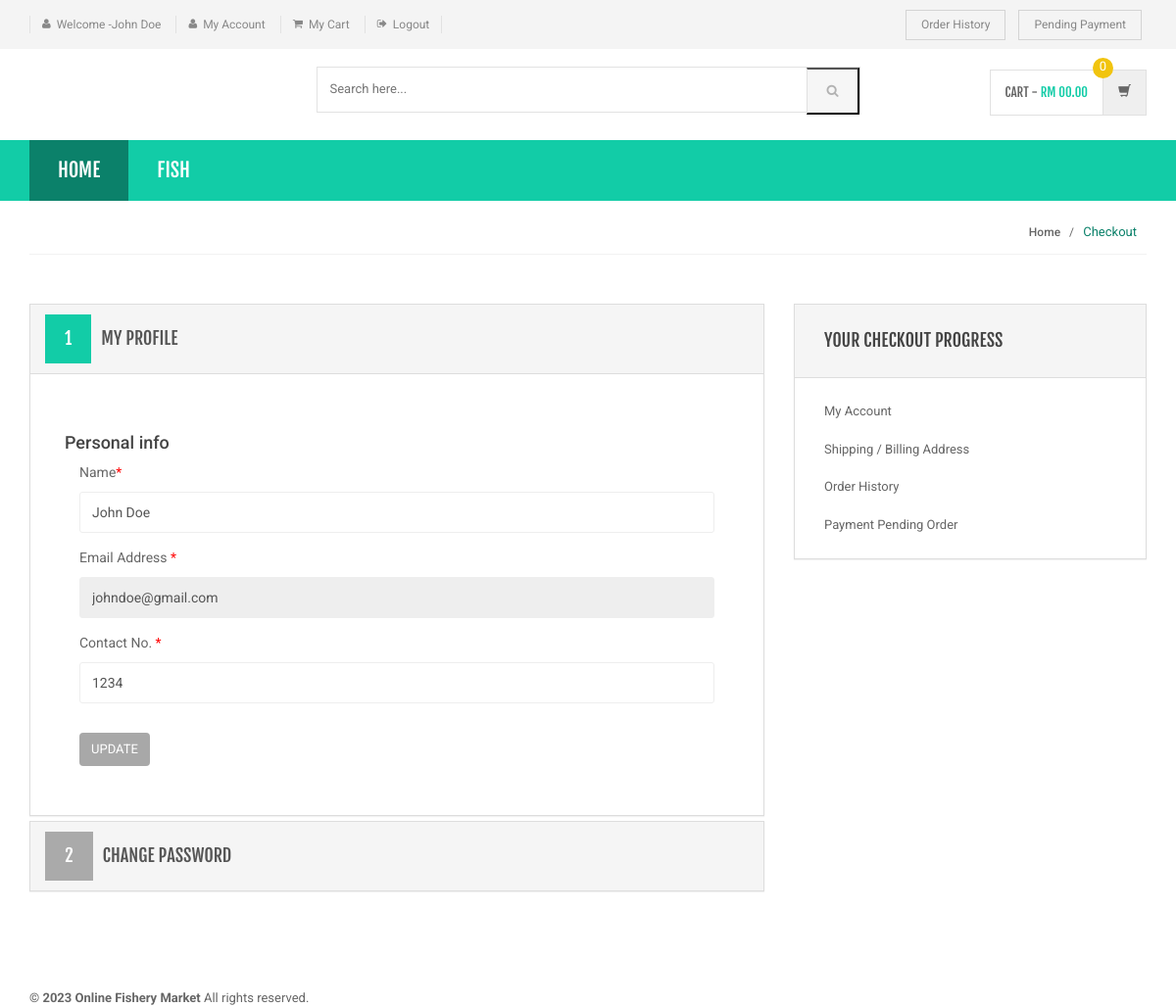
Page /my-account.php (signed in) on the committed database.
### tables this page shows
CREATE TABLE `category` (
  `id` int(11) NOT NULL,
  `categoryName` varchar(255) DEFAULT NULL,
  `categoryDescription` longtext DEFAULT NULL,
  `creationDate` timestamp NOT NULL DEFAULT current_timestamp(),
  `updationDate` varchar(255) DEFAULT NULL
);

CREATE TABLE `users` (
  `id` int(11) NOT NULL,
  `name` varchar(255) DEFAULT NULL,
  `email` varchar(255) DEFAULT NULL,
  `contactno` bigint(11) DEFAULT NULL,
  `password` varchar(255) DEFAULT NULL,
  `shippingAddress` longtext DEFAULT NULL,
  `shippingState` varchar(255) DEFAULT NULL,
  `shippingCity` varchar(255) DEFAULT NULL,
  `shippingPincode` int(11) DEFAULT NULL,
  `billingAddress` longtext DEFAULT NULL,
  `billingState` varchar(255) DEFAULT NULL,
  `billingCity` varchar(255) DEFAULT NULL,
  `billingPincode` int(11) DEFAULT NULL,
  `regDate` timestamp NOT NULL DEFAULT current_timestamp(),
  `updationDate` varchar(255) DEFAULT NULL
);

### my-account.php (the view, shortened to what this page needs)
<?php
include('includes/config.php');
if(strlen($_SESSION['login'])==0)
    {
header('location:index.php');
}
else{
?>
<!DOCTYPE html>
<html lang="en">
	<head>
	    <link rel="stylesheet" href="assets/css/bootstrap.min.css">
	    <link rel="stylesheet" href="assets/css/main.css">
	    <link rel="stylesheet" href="assets/css/green.css">
	    <link rel="stylesheet" href="assets/css/owl.carousel.css">
		<link rel="stylesheet" href="assets/css/owl.transitions.css">
		<link href="assets/css/lightbox.css" rel="stylesheet">
		<link rel="stylesheet" href="assets/css/animate.min.css">
		<link rel="stylesheet" href="assets/css/rateit.css">
		<link rel="stylesheet" href="assets/css/bootstrap-select.min.css">
		<link rel="stylesheet" href="assets/css/config.css">
		<link href="assets/css/green.css" rel="alternate stylesheet" title="Green color">
		<link href="assets/css/blue.css" rel="alternate stylesheet" title="Blue color">
		<link href="assets/css/red.css" rel="alternate stylesheet" title="Red color">
		<link href="assets/css/orange.css" rel="alternate stylesheet" title="Orange color">
		<link href="assets/css/dark-green.css" rel="alternate stylesheet" title="Darkgreen color">
		<link rel="stylesheet" href="assets/css/font-awesome.min.css">
	</head>
    <body class="cnt-home">
<header class="header-style-1">
<?php include('includes/top-header.php');?>
<?php include('includes/main-header.php');?>
<?php include('includes/menu-bar.php');?>
</header>
<div class="breadcrumb">
	<div class="container">
		<div class="breadcrumb-inner">
			<ul class="list-inline list-unstyled">
				<li><a href="#">Home</a></li>
				<li class='active'>Checkout</li>
			</ul>
		</div>
	</div>
</div>
<div class="body-content outer-top-bd">
	<div class="container">
		<div class="checkout-box inner-bottom-sm">
			<div class="row">
				<div class="col-md-8">
					<div class="panel-group checkout-steps" id="accordion">
<div class="panel panel-default checkout-step-01">
		<div class="panel-heading">
    	<h4 class="unicase-checkout-title">
	        <a data-toggle="collapse" class="" data-parent="#accordion" href="#collapseOne">
	          <span>1</span>My Profile
	        </a>
	     </h4>
    </div>
	<div id="collapseOne" class="panel-collapse collapse in">
	    <div class="panel-body">
			<div class="row">
<h4>Personal info</h4>
				<div class="col-md-12 col-sm-12 already-registered-login">
<?php
$query=mysqli_query($con,"select * from users where id='".$_SESSION['id']."'");
while($row=mysqli_fetch_array($query))
{
?>
					<form class="register-form" role="form" method="post">
<div class="form-group">
					    <label class="info-title" for="name">Name<span>*</span></label>
					    <input type="text" class="form-control unicase-form-control text-input" value="<?php echo $row['name'];?>" id="name" name="name" required="required">
					  </div>
						<div class="form-group">
					    <label class="info-title" for="exampleInputEmail1">Email Address <span>*</span></label>
			 <input type="email" class="form-control unicase-form-control text-input" id="exampleInputEmail1" value="<?php echo $row['email'];?>" readonly>
					  </div>
					  <div class="form-group">
					    <label class="info-title" for="Contact No.">Contact No. <span>*</span></label>
					    <input type="text" class="form-control unicase-form-control text-input" id="contactno" name="contactno" required="required" value="<?php echo $row['contactno'];?>"  maxlength="10">
					  </div>
					  <button type="submit" name="update" class="btn-upper btn btn-primary checkout-page-button">Update</button>
					</form>
					<?php } ?>
				</div>
			</div>
		</div>
	</div>
</div>
					  	<div class="panel panel-default checkout-step-02">
						    <div class="panel-heading">
						      <h4 class="unicase-checkout-title">
						        <a data-toggle="collapse" class="collapsed" data-parent="#accordion" href="#collapseTwo">
						          <span>2</span>Change Password
						        </a>
						      </h4>
						    </div>
					  	</div>
					</div>
				</div>
			<?php include('includes/myaccount-sidebar.php');?>
			</div>
		</div>
</div>
</div>
<?php include('includes/footer.php');?>
</body>
</html>
<?php } ?>

### includes/menu-bar.php (shortened to what this page needs)
<div class="header-nav animate-dropdown">
    <div class="container">
        <div class="yamm navbar navbar-default" role="navigation">
            <div class="nav-bg-class">
                <div class="navbar-collapse collapse" id="mc-horizontal-menu-collapse">
	<div class="nav-outer">
		<ul class="nav navbar-nav">
			<li class="active dropdown yamm-fw">
				<a href="index.php" data-hover="dropdown" class="dropdown-toggle">Home</a>
			</li>
              <?php $sql=mysqli_query($con,"select id,categoryName  from category limit 6");
while($row=mysqli_fetch_array($sql))
{
    ?>
			<li class="dropdown yamm">
				<a href="category.php?cid=<?php echo $row['id'];?>"> <?php echo $row['categoryName'];?></a>
			</li>
			<?php } ?>
		</ul>
		<div class="clearfix"></div>
	</div>
</div>
            </div>
        </div>
    </div>
</div>

### assets/css/green.css (style rules this page uses)
body { background-color:#fff; color:#666; }
h1, h2, h3, h4, h5, h6 { color:#444; }
a, a:visited { color:#C1392B; }

### assets/css/lightbox.css (style rules this page uses)
body:after { content: url(../images/close.png) url(../images/loading.gif) url(../images/prev.png) url(../images/next.png); display: none; }

### assets/css/blue.css (style rules this page uses)
a { color: #3498db; }
.header-style-1 .header-nav { background: #3498db; }
.cnt-home .header-style-1 .header-nav .navbar .navbar-nav > li.active { background: #1d6ca1; }
.breadcrumb ul li.active { color: #1d6ca1; }
.checkout-box .checkout-steps .panel .panel-heading .unicase-checkout-title > a:not(.collapsed) span { background-color: #3498db; }

### assets/css/red.css (style rules this page uses)
a { color: #ff6c6c; }
.header-style-1 .header-nav { background: #ff6c6c; }
.cnt-home .header-style-1 .header-nav .navbar .navbar-nav > li.active { background: #ff1a1a; }
.breadcrumb ul li.active { color: #ff1a1a; }
.checkout-box .checkout-steps .panel .panel-heading .unicase-checkout-title > a:not(.collapsed) span { background-color: #ff6c6c; }

### assets/css/orange.css (style rules this page uses)
a { color: #f39c12; }
.header-style-1 .header-nav { background: #f39c12; }
.cnt-home .header-style-1 .header-nav .navbar .navbar-nav > li.active { background: #ab6c09; }
.breadcrumb ul li.active { color: #ab6c09; }
.checkout-box .checkout-steps .panel .panel-heading .unicase-checkout-title > a:not(.collapsed) span { background-color: #f39c12; }

### assets/css/dark-green.css (style rules this page uses)
body { background-color:#fff; color:#666; }
h1, h2, h3, h4, h5, h6 { color:#444; }
a, a:visited { color:#C1392B; }

### rows in the picture
category: categoryName "FISH"
users: name "John Doe", email "johndoe@gmail.com", contactno "1234"

### other values in the picture
$_SESSION['username'] "John Doe"
